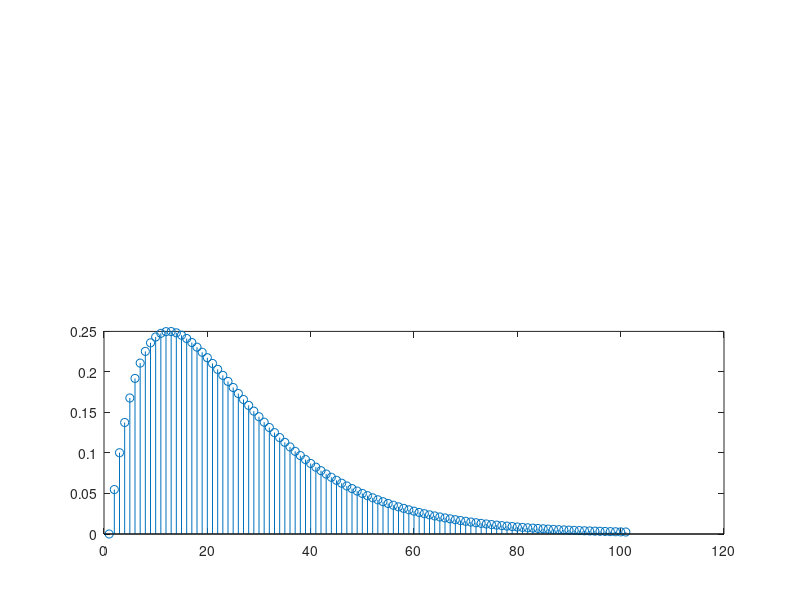

Reproduce this figure in MATLAB.
% Define the transfer function (e.g., H(s) = 1 / (s^2 + 3s + 2))

numerator = [1];   % Numerator coefficients (1)
denominator = [1, 3, 2];   % Denominator coefficients (s^2 + 3s + 2)

% Create transfer function using the 'tf' function
H = tf(numerator, denominator);

% Plot the impulse response
subplot(2,1,1);
impulse(H);
title('Impulse Response');
grid on;


subplot(2,1,2);
stem(impulse(H));